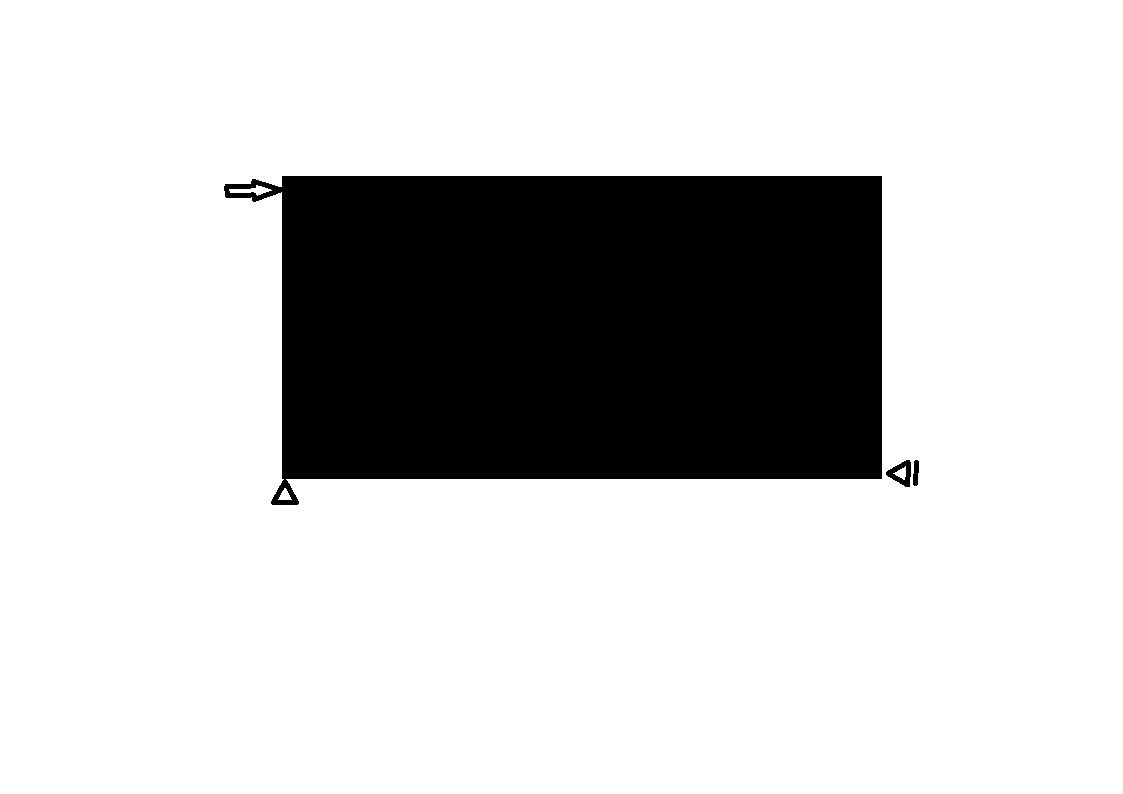
#> input picture Beispiel_Img_Lager.png, 1123 x 794 px
$ python analyze.py Beispiel_Img_Lager.png
#> lines starting #> are read from the running program, lines starting #| are printed output that depends on the picture; after the words box and inside, x2 and y2 are one past the last pixel; in counts of white or black regions, pixels touching at a corner belong together
#> `img = Image.open(path).convert("RGB")`: img: PIL image 1123x794 RGB; 79.5% white; 3 black regions, box (x1, y1, x2, y2) and area: (224, 176, 882, 505) 182760, (886, 460, 911, 487) 328, (913, 460, 919, 486) 125
#| Bild geladen: Beispiel_Img_Lager.png  (1123×794 px)
import numpy as np

def analyze_img(img_array):
    # erstmal schauen ob bild farbe hat oder nicht
    if len(img_array.shape) == 3:
        channel = img_array[:, :, 0]  # einfach ersten channel nehmen
    else:
        channel = img_array

    # pixel binär machen (alles unter 200 = 1)
    binary = (channel < 200).astype(np.uint8)
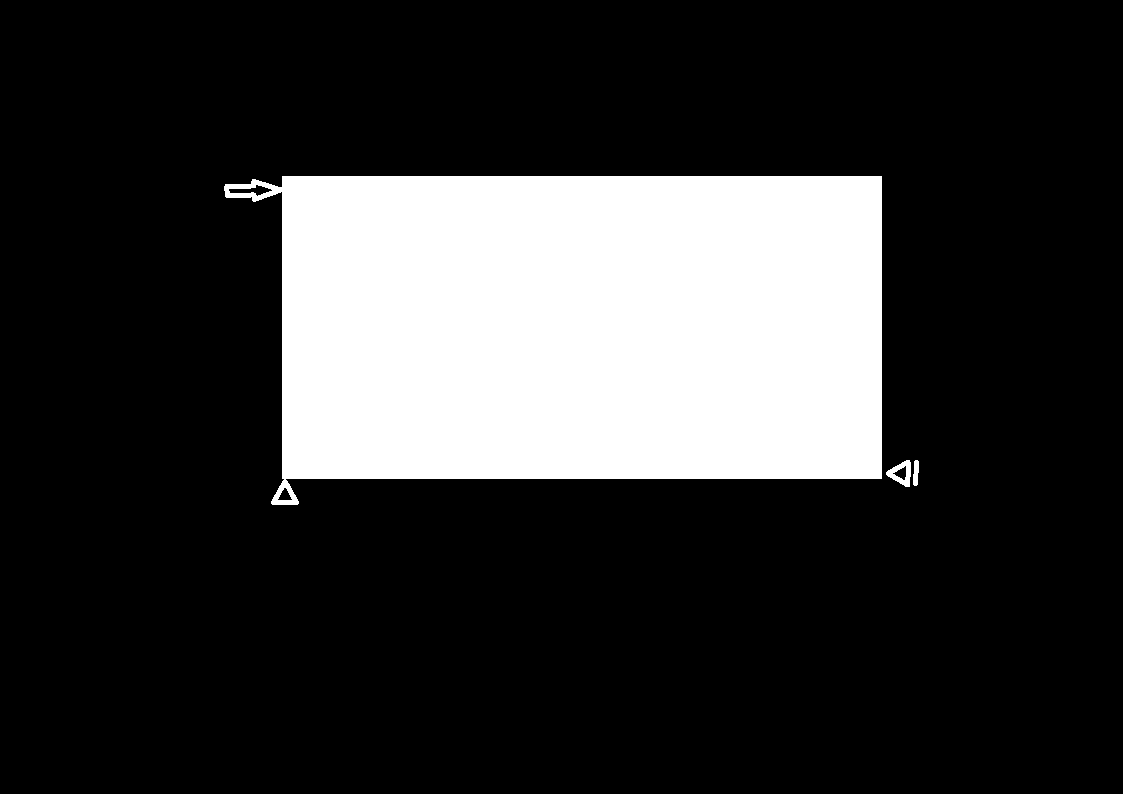
#> binary: shape (794, 1123); values 0 (black) and 1 (white), 20.5% white; 3 white regions, box (x1, y1, x2, y2) and area: (224, 176, 882, 505) 182760, (886, 460, 911, 487) 328, (913, 460, 919, 486) 125

    # zählen wie viele dunkle pixel pro zeile / spalte
    row_sums = np.sum(binary, axis=1)
#> row_sums = 794 values, max 649 at index 187, min 0 at index 0, mean 230.7
    col_sums = np.sum(binary, axis=0)
#> col_sums = 1123 values, max 319 at index 289, min 0 at index 0, mean 163.1

    # zeile/spalte nur berücksichtigen wenn mindestens 20% der max anzahl hat
    # (runde kanten werden berücksichtigt, ungerade kanten und störpixel nicht)
    row_threshold = np.max(row_sums) * 0.2
#> row_threshold = 129.8
    col_threshold = np.max(col_sums) * 0.2
#> col_threshold = 63.8

    # indices rausziehen wo genug pixel sind
    core_rows = []

    for i in range(len(row_sums)):
        if row_sums[i] > row_threshold:
            core_rows.append(i)
#> after the loop, core_rows = 303 values from 176 to 478

    core_cols = []

    for i in range(len(col_sums)):
        if col_sums[i] > col_threshold:
            core_cols.append(i)
#> after the loop, core_cols = 600 values from 282 to 881

    # grenzen (einfach erstes und letztes nehmen)
    top = core_rows[0]
#> top = 176
    bottom = core_rows[-1]
#> bottom = 478
    left = core_cols[0]
#> left = 282
    right = core_cols[-1]
#> right = 881

    # nur den bereich anschauen (alles außerhalb ignorieren)
    inner_rows = []
    for i in range(top, bottom + 1):
        inner_rows.append(row_sums[i])
#> after the loop, inner_rows = 303 values, max 649 at index 11, min 600 at index 0, mean 603.1

    inner_cols = []
    for i in range(left, right + 1):
        inner_cols.append(col_sums[i])
#> after the loop, inner_cols = 600 values, max 319 at index 7, min 303 at index 17, mean 303.4

    # mittelwert = grobe breite / höhe
    width_px = int(np.round(np.mean(inner_rows)))
#> width_px = 603
    height_px = int(np.round(np.mean(inner_cols)))
#> height_px = 303

    return {
        "width_px":  round(width_px  / 10),
        "height_px": round(height_px / 10),
    }


if __name__ == "__main__":
    import sys
    from PIL import Image

    # Entweder: Bildpfad als Argument (python analyzer.py pfad)
    if len(sys.argv) > 1:
        path = sys.argv[1]
        img = Image.open(path).convert("RGB")
        arr = np.array(img)
        print(f"Bild geladen: {path}  ({arr.shape[1]}×{arr.shape[0]} px)")

    # Oder: internes Testbild
    else:
        arr = np.zeros((1123, 794), dtype=np.uint8) * 255
        arr[400:500, 97:697] = 0   # scharzes Rechteck: 600×100 px
        print(f"Testbild: 794×1123 px, Rechteck 600×100 px bei (97,400)")

    result = analyze_img(arr)
#> result = {'width_px': 60, 'height_px': 30}

    print()
    print("Ergebnis")
    print(f"Breite:  {result['width_px']}")
#| Breite:  60
    print(f"Höhe:    {result['height_px']}")
#| Höhe:    30

$ run again, on UML_Analyze.png
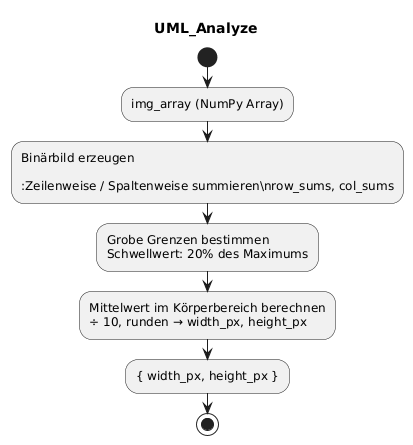
#> input picture UML_Analyze.png, 413 x 445 px
#> img is the input picture: PIL image 413x445 RGB; min 0, max 255, mean 242.3
#| Bild geladen: UML_Analyze.png  (413×445 px)
#> in analyze_img, `binary = (channel < 200).astype(np.uint8)`:
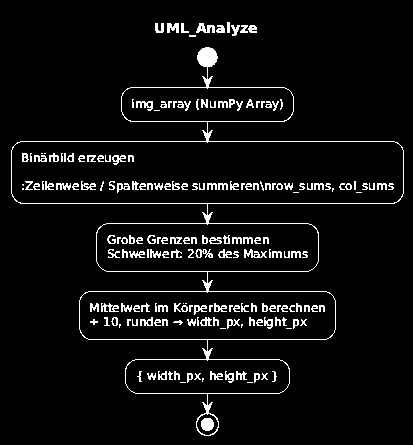
#> binary: shape (445, 413); values 0 (black) and 1 (white), 5.7% white in thin lines or dots, all inside (x1, y1, x2, y2) = (11, 22, 404, 436)
#> row_sums = 445 values, max 375 at index 141, min 0 at index 0, mean 23.49
#> col_sums = 413 values, max 199 at index 207, min 0 at index 0, mean 25.31
#> row_threshold = 75
#> col_threshold = 39.8
#> after the loop in analyze_img, `for i in range(len(row_sums)):`: core_rows = 49 values from 87 to 393
#> after the loop in analyze_img, `for i in range(len(col_sums)):`: core_cols = 99 values from 11 to 403
#> top = 87
#> bottom = 393
#> left = 11
#> right = 403
#> after the loop in analyze_img, `for i in range(top, bottom + 1):`: inner_rows = 307 values, max 375 at index 54, min 1 at index 35, mean 29.94
#> after the loop in analyze_img, `for i in range(left, right + 1):`: inner_cols = 393 values, max 199 at index 196, min 2 at index 7, mean 26.59
#> width_px = 30
#> height_px = 27
#> result = {'width_px': 3, 'height_px': 3}
#| Breite:  3
#| Höhe:    3
